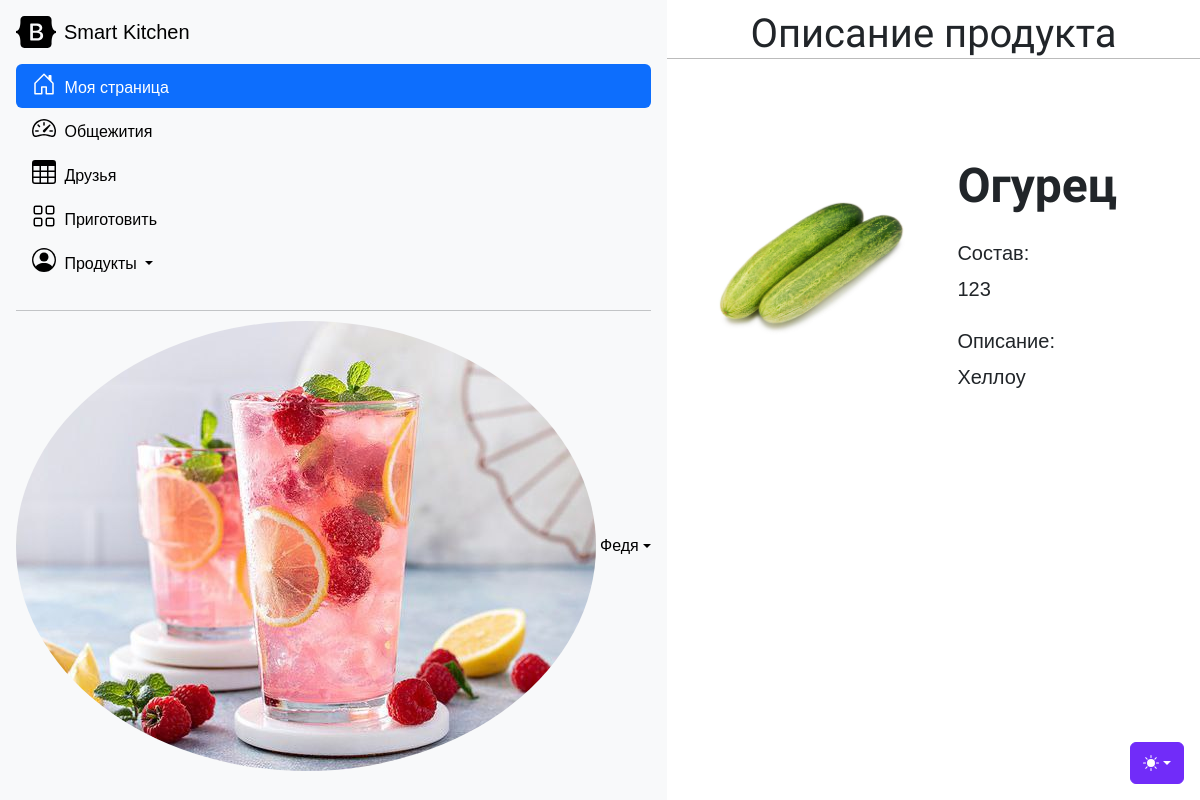
The page /products/1/ogurec/ (signed in) on the database its author committed.
### account/models.py (models this page shows, shortened)
class Profile(models.Model):
    user = models.OneToOneField(settings.AUTH_USER_MODEL, on_delete=models.CASCADE)
    date_of_birth = models.DateField(blank=True, null=True)
    photo = models.ImageField(upload_to="users/%Y/%m/%d/", blank=True)
    dorm_number = models.CharField(max_length=3, blank=True)
    room_number = models.CharField(max_length=4, blank=True)

### products/models.py (models this page shows, shortened)
class Product(models.Model):
    category = models.ForeignKey(
        CategoryProducts, related_name="product_category", on_delete=models.CASCADE, default=None
    )
    name = models.CharField(max_length=50)
    slug = models.SlugField(max_length=50, unique=True)
    image = models.ImageField(upload_to="products/%Y/%m/%d", blank=True)
    description = models.TextField(blank=True)
    composition = models.CharField(max_length=250)
    price = models.DecimalField(max_digits=10, decimal_places=2)
    available = models.BooleanField(default=True)
    created = models.DateTimeField(auto_now_add=True)
    updated = models.DateTimeField(auto_now=True)
    class Meta:
        ordering = ["name"]
        indexes = [
            models.Index(fields=["id", "slug"]),
            models.Index(fields=["name"]),
            models.Index(fields=["-created"]),
        ]

### products/views.py (the view)
def product_detail(request, id, slug):
    product = get_object_or_404(Product, id=id, slug=slug, available=True)
    cart_product_form = CartAddDishForm()
    return render(
        request,
        "products/detail.html",
        {
            "product": product,
            "cart_product_form": cart_product_form,
        },
    )

### cart/cart.py (called while the page is built)
    def __len__(self):
        return sum(item["quantity"] for item in self.cart.values())

### cart/context_processors.py (called while the page is built)
def cart(request):
    return {
        "cart": Cart(request),
    }

### products/templates/products/detail.html (shortened to what this page needs)
{% extends "account/base.html" %}
{% load static %}
{% block page_header %}
  <div class="text-center"><h1>Описание продукта</h1></div>
{% endblock %}
{% block content %}
  <section class="py-5">
      <div class="container px-4 px-lg-5 my-0">
          <div class="row gx-4 gx-lg-5 align-items-center">
              <div class="col-md-6"><img class="card-img-top mb-5 mb-md-0"
                                          src="{% if product.image %}{{ product.image.url }}
                                          {% else %}{% static 'img/no_image.png' %}{% endif %}" alt="..."/></div>
              <div class="col-md-6">
                  <h2 class="display-5 fw-bolder">{{ product.name }}</h2>
                  <p class="lead">Состав:<br>{% if product.composition %} {{ product.composition }} {% else %} Состав
                    отсутствует... {% endif %}</p>
                  <p class="lead">Описание:<br>{% if product.description %} {{ product.description }} {% else %} Описание
                      отсутствует... {% endif %}</p>
                </div>
              </div>
          </div>
      </div>
{% endblock %}

### account/templates/account/base.html (shortened to what this page needs)
{% load static %}
{% load thumbnail %}
<!DOCTYPE html>
<html lang="ru">
  <head>
    <link
      href="{% static 'bootstrap/css/bootstrap.css' %}"
      rel="stylesheet"
    >
    <link
      rel="stylesheet"
      href="https://cdn.jsdelivr.net/npm/bootstrap-icons@1.10.5/font/bootstrap-icons.css"
    />
    <link href="{% static 'css/sidebars.css' %}" rel="stylesheet" />
    <link href="{% static 'css/base.css' %}" rel="stylesheet" />
  </head>
  <body>
    <div class="dropdown position-fixed bottom-0 end-0 mb-3 me-3 bd-mode-toggle">
      <button class="btn btn-bd-primary py-2 dropdown-toggle d-flex align-items-center"
              id="bd-theme"
              type="button"
              aria-expanded="false"
              data-bs-toggle="dropdown"
              aria-label="Toggle theme (auto)">
        <svg class="bi my-1 theme-icon-active" width="1em" height="1em"><use href="#circle-half"></use></svg>
      </button>
    </div>
    <main class="d-flex flex-nowrap pg-5">
      {% block sidebar %}
        <div class="d-flex flex-column flex-shrink-0 p-3 bg-body-tertiary">
          <a href="/" class="d-flex align-items-center mb-3 link-body-emphasis text-decoration-none">
            <svg class="bi pe-none me-2" width="40" height="32"><use xlink:href="#bootstrap"/></svg>
            <span class="fs-5 d-none d-md-inline">Smart Kitchen</span>
          </a>
          <ul class="nav nav-pills flex-column mb-auto">
            <li class="nav-item">
              <a href="{% url 'account:user_detail' request.user.username %}" class="nav-link active" aria-current="page">
                <svg class="fs-4 bi pe-none" width="24" height="24"><use xlink:href="#home"/></svg>
                <text class="ms-1 d-none d-md-inline">Моя страница</text>
              </a>
            </li>
            <li class="nav-item">
              <a href="#" class="nav-link link-body-emphasis">
                <svg class="fs-4 bi pe-none" width="24" height="24"><use xlink:href="#speedometer2"/></svg>
                <span class="ms-1 d-none d-md-inline">Общежития</span>
              </a>
            </li>
            <li class="nav-item">
              <a href="{% url 'account:user_list' %}" class="nav-link link-body-emphasis">
                <svg class="fs-4 bi pe-none" width="24" height="24"><use xlink:href="#table"/></svg>
                <span class="ms-1 d-none d-md-inline">Друзья</span>
              </a>
            </li>
            <li class="nav-item">
              <a href="{% url 'cooking:menu' %}" class="nav-link link-body-emphasis">
                <svg class="fs-4 bi pe-none" width="24" height="24"><use xlink:href="#grid"/></svg>
                <span class="ms-1 d-none d-md-inline">Приготовить</span>
              </a>
            </li>
            <li class="nav-item">
              <div class="dropdown mb-3">
                <a href="{% url 'products:product_list' %}" class="nav-link link-body-emphasis dropdown-toggle d-md-inline-dropdown-toggle" data-bs-toggle="dropdown" aria-expanded="false">
                  <svg class="fs-4 bi pe-none" width="24" height="24"><use xlink:href="#people-circle"/></svg>
                  <span class="ms-1 d-none d-md-inline">Продукты</span>
                </a>
              </div>
            </li>
          </ul>
          {% if user.is_authenticated %}
            <hr>
            <div class="dropdown mb-3">
              <a href="{% url 'account:user_detail' request.user.username %}" class="d-flex align-items-center link-body-emphasis text-decoration-none dropdown-toggle d-md-inline-dropdown-toggle" data-bs-toggle="dropdown" aria-expanded="false">
                <img src="{% thumbnail request.user.profile.photo 50x0 %}" alt="Изображение профиля" class="fs-4 rounded-circle">
                <span class="ms-1 d-none d-md-inline">{{ request.user.get_full_name }}</span>
              </a>
            </div>
          {% endif %}
        </div>
      {% endblock %}
      <div class="row flex-grow-1 overflow-auto">
        <div class="container pb-2 mb-2">
          {% block page_header %}{% endblock page_header %}
          {% block content %}{% endblock content %}
        </div>
    </main>
  </body>
</html>

### static/css/sidebars.css (style rules this page uses)
body { min-height: 100vh; min-height: -webkit-fill-available; }
html { height: -webkit-fill-available; }
main { height: 150vh; max-height: 100vh; overflow-x: hidden; overflow-y: auto; }
hr { margin: 10px 0 10px 0; }
.dropdown-toggle { outline: 0; }

### static/css/base.css (style rules this page uses)
body { margin:0; padding:0; font-family:helvetica, sans-serif; }
p { line-height: 1.8; }
a { color:#1266c0; text-decoration:none; }
h1, h2, h3, h4, h5 , h6 { font-family: 'Muli', sans-serif; font-weight:normal; }
h1 { border-bottom:1px solid #bbb; margin:10px 0 20px 0; }
h2 { margin:30px 0 20px; }

### account/templates/account/base.html (style rules this page uses)
.bi { vertical-align: -.125em; fill: currentColor; }
.btn-bd-primary { --bd-violet-bg: #712cf9; --bd-violet-rgb: 112.520718, 44.062154, 249.437846; --bs-btn-font-weight: 600; --bs-btn-color: var(--bs-white); --bs-btn-bg: var(--bd-violet-bg); --bs-btn-border-color: var(--bd-violet-bg); --bs-btn-hover-color: var(--bs-white); --bs-btn-hover-bg: #6528e0; --bs-btn-hover-border-color: #6528e0; --bs-btn-focus-shadow-rgb: var(--bd-violet-rgb); --bs-btn-active-color: var(--bs-btn-hover-color); --bs-btn-active-bg: #5a23c8; --bs-btn-active-border-color: #5a23c8; }
.bd-mode-toggle { z-index: 1500; }

### rows shown on the page
Product: image (picture), name "Огурец", composition "123", description "Хеллоу"

### other values the page prints
{{ request.user.get_full_name }} "Федя"
